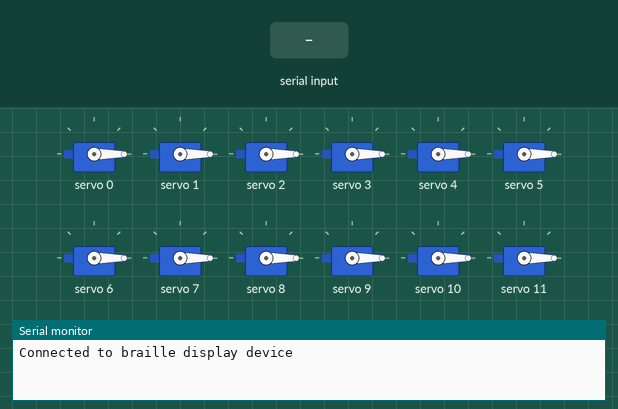
Recording of a sketch running on a simulated Arduino Uno, built with avr-gcc and run on an emulated ATmega328P. On the bench: 12 × servo, the last lines printed to the serial monitor. The test bench sets the inputs (shaded band).

Above: at 5.9 s.
6.0 s: "b14\n" received over Serial
At 6.8 s:
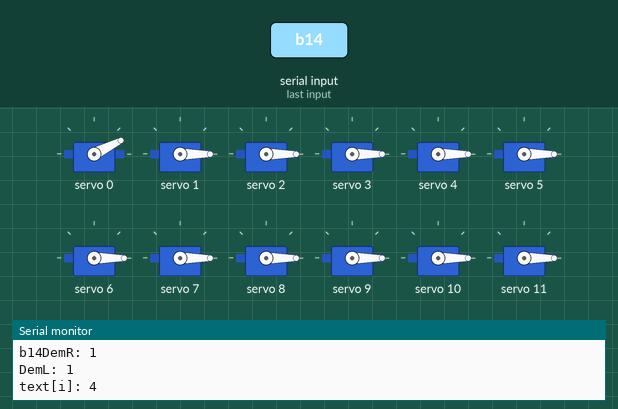
7.6 s: "90,45\n" received over Serial
At 8.1 s:
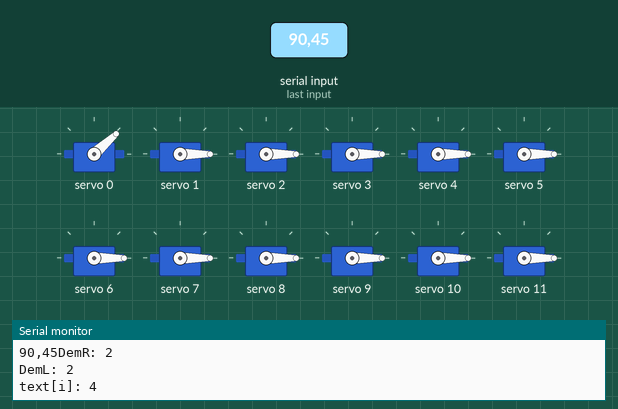
9.2 s: "k,45\n" received over Serial
At 10.5 s:
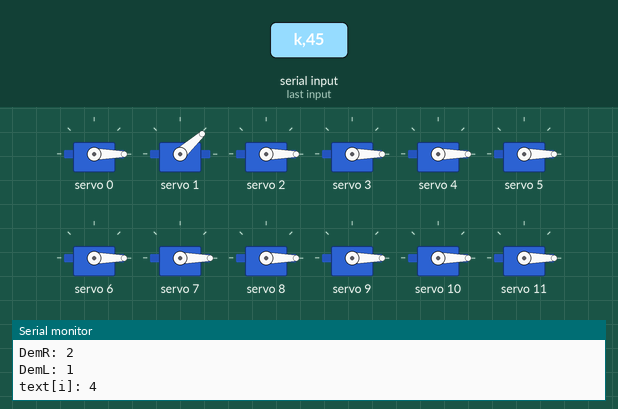
10.8 s: "l,45\n" received over Serial
At 11.7 s:
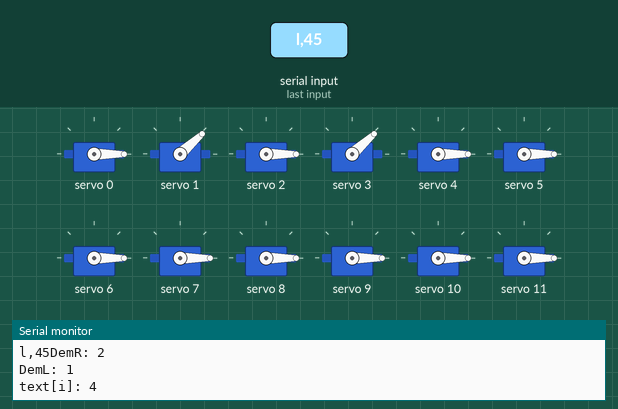
12.4 s: "m,45\n" received over Serial
At 12.9 s:
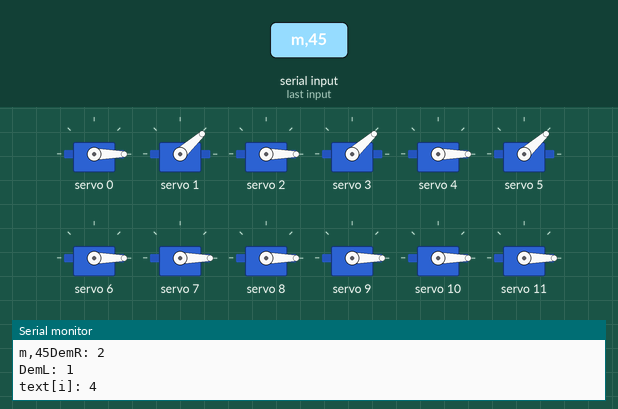
14.0 s: "n,45\n" received over Serial
At 15.3 s:
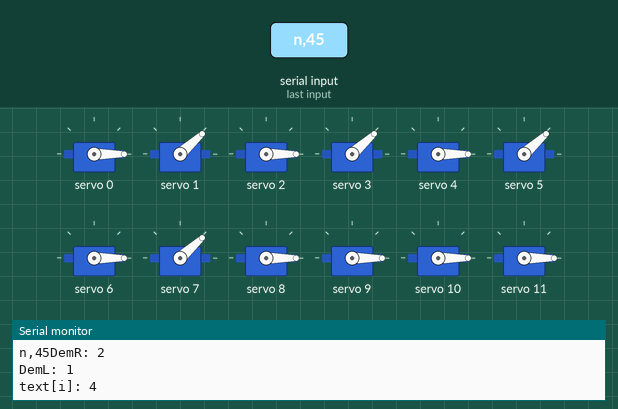
Timing chart, 0 to 16.6 s (numbered marks = the images above; inputs shaded):
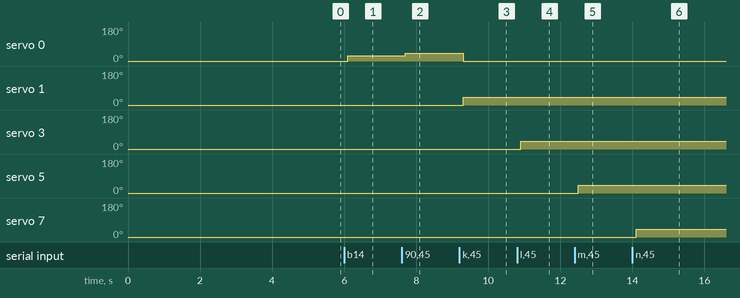

Measured:
- after the input at 6.0 s, servo 0: 0° → 27° after 0.10 s
- after the input at 7.6 s, servo 0: 27° → 42° after 0.10 s
- after the input at 9.2 s, servo 0: 42° → 0° after 0.10 s; servo 1: 0° → 42° after 0.10 s
- after the input at 10.8 s, servo 3: 0° → 42° after 0.10 s
- after the input at 12.4 s, servo 5: 0° → 42° after 0.10 s
- after the input at 14.0 s, servo 7: 0° → 42° after 0.10 s

The sketch:

FullBraille.ino
```cpp
#include <Keypad.h>
#include <Arduino.h>
#include <Wire.h>
#include <Adafruit_PWMServoDriver.h>

//Khai báo Servo
Adafruit_PWMServoDriver mod_1 = Adafruit_PWMServoDriver(0x40);
#define SERVOMIN 90  //độ dài xung tối thiểu; xung PPM
#define SERVOMAX 600

int servo_pin1;
int servo_pin2;

int servo_pin[16] = { 0, 1, 2, 3, 4, 5, 6, 7, 8, 9, 10, 11, 12, 13, 14, 15 };
int Servo_pos1[8] = { 0, 140, 63, 53, 48, 80, 100, 40 };
int Servo_pos2[8] = { 0, 40, 53, 63, 70, 90, 106, 148 };

int topulse(int goc) {  //chuyển góc thành xung
  int xung = map(goc, 0, 180, SERVOMIN, SERVOMAX);
  return xung;
}

void Zero_degree_set(int pos) {
  for (int i = 0; i < 16; i++) {
    delay(100);
    mod_1.setPWM(i, 0, topulse(pos));
  }
}

//Khai báo Keypad
const byte ROWS = 4;  //four rows
const byte COLS = 2;  //four columns
const byte led = 2;
char hexaKeys[ROWS][COLS] = {
  { '1', '5' },
  { '2', '6' },
  { '3', '7' },
  { '4', '8' }
};
byte rowPins[ROWS] = { 6, 5, 4, 3 };  //connect to the row pinouts of the keypad
byte colPins[COLS] = { 7, 8 };        //connect to the column pinouts of the keypad
Keypad customKeypad = Keypad(makeKeymap(hexaKeys), rowPins, colPins, ROWS, COLS);

// Các biến trong chương trình này
int val;
int dem = 0;
int status = 1;
char customKey;
String test = "";
String data = "hello";
int demR = 0, demL = 0;

void setup() {
  Serial.begin(115200);
  Serial.println("Connected to braille display device");

  mod_1.begin();
  mod_1.setOscillatorFrequency(27000000);
  mod_1.setPWMFreq(60);
  delay(100);
  Zero_degree_set(13);
  delay(3000);
}

void loop() {
  if (Serial.available()) {
    String data = Serial.readStringUntil('\n');
    //String data = "b14";
    Serial.print(data);
    servo_pin_setup(data);
    delay(100);
    braille_display(data);
    delay(100);
    keypad_encode();
  }
}

void servo_pin_setup(String data) {
  data = data;
  if (data[0] == 'k') {
    servo_pin1 = servo_pin[0];
    servo_pin2 = servo_pin[1];
    Serial.print("Servo2: ");
    Serial.println(servo_pin2);
    Serial.print("Servo1: ");
    Serial.println(servo_pin1);
  } else if (data[0] == 'l') {
    servo_pin1 = servo_pin[2];
    servo_pin2 = servo_pin[3];
  } else if (data[0] == 'm') {
    servo_pin1 = servo_pin[4];
    servo_pin2 = servo_pin[5];
  } else if (data[0] == 'n') {
    servo_pin1 = servo_pin[6];
    servo_pin2 = servo_pin[7];
  } else if (data[0] == 'o') {
    servo_pin1 = servo_pin[8];
    servo_pin2 = servo_pin[9];
  } else if (data[0] == 'p') {
    servo_pin1 = servo_pin[10];
    servo_pin2 = servo_pin[11];
  } else if (data[0] == 'q') {
    servo_pin1 = servo_pin[12];
    servo_pin2 = servo_pin[13];
  } else if (data[0] == 'r') {
    servo_pin1 = servo_pin[14];
    servo_pin2 = servo_pin[15];
  }
}

void braille_display(String data) {
  data = data;
  int demR = 0, demL = 0;
  char text[data.length()];

  for (int i = 0; i < data.length(); i++) {
    text[i] = data[i];
  }

  //123
  int i = 1;
  if (((int)text[i] - 48) < 4) {
    if (text[i] == '1' && text[i + 1] != '2' && text[i + 1] != '3') {
      mod_1.setPWM(servo_pin1, 0, topulse(Servo_pos1[1]));

    } else if (text[i] == '1' && text[i + 1] == '2' && text[i + 2] != '3') {

      mod_1.setPWM(servo_pin1, 0, topulse(Servo_pos1[2]));

    } else if (text[i] == '1' && text[i + 1] == '2' && text[i + 2] == '3') {
      mod_1.setPWM(servo_pin1, 0, topulse(Servo_pos1[3]));

    } else if (text[i] == '2' && text[i + 1] == '3') {
      mod_1.setPWM(servo_pin1, 0, topulse(Servo_pos1[4]));

    } else if (text[i] == '3') {
      mod_1.setPWM(servo_pin1, 0, topulse(Servo_pos1[7]));

    } else if (text[i] == '1' && text[i + 1] == '3') {
      mod_1.setPWM(servo_pin1, 0, topulse(Servo_pos1[5]));

    } else if (text[i] == '2' && text[i + 1] != '3') {
      mod_1.setPWM(servo_pin1, 0, topulse(Servo_pos1[6]));

    } else {
      mod_1.setPWM(servo_pin1, 0, topulse(Servo_pos1[0]));
    }

    //456

    for (int i = 1; i < data.length(); i++) {
      if (((int)text[i] - 48) > 3) {
        demR += 1;
      }
      if (((int)text[i] - 48) < 4) {
        demL += 1;
      }
    }

    i = demL + 1;
    Serial.print("DemR: ");
    Serial.println(demR);
    Serial.print("DemL: ");
    Serial.println(demL);
    Serial.print("text[i]: ");
    Serial.println(text[i]);

    if (demR == 1) {
      if (text[i] == '4') {
        mod_1.setPWM(servo_pin2, 0, topulse(Servo_pos2[1]));

      } else if (text[i] == '5') {
        mod_1.setPWM(servo_pin2, 0, topulse(Servo_pos2[6]));

      } else if (text[i] == '6') {
        mod_1.setPWM(servo_pin2, 0, topulse(Servo_pos2[7]));
      }
    } else if (demR == 2) {
      if (text[i] == '4' && text[i + 1] == '5') {
        mod_1.setPWM(servo_pin2, 0, topulse(Servo_pos2[2]));

      } else if (text[i] == '5' && text[i + 1] == '6') {
        mod_1.setPWM(servo_pin2, 0, topulse(Servo_pos2[4]));

      } else if (text[i] == '4' && text[i + 1] == '6') {
        mod_1.setPWM(servo_pin2, 0, topulse(Servo_pos2[5]));
      }
    } else if (text[i] == '4' && text[i + 1] == '5' && text[i + 2] == '6') {
      mod_1.setPWM(servo_pin2, 0, topulse(Servo_pos2[3]));

    } else {
      mod_1.setPWM(servo_pin2, 0, topulse(Servo_pos2[0]));
    }
  }
}

void keypad_encode() {
  customKey = customKeypad.getKey();

  if (customKey) {
    switch (customKey) {
      case '1':
        data = "DETECT";
        break;
      case '2':
        data = "LESSONS";
        break;
      case '3':
        data = "NEXT";
        break;
      case '4':
        data = "BACK";
        break;
      case '5':
        data = "RIGHT";
        break;
      case '6':
        data = "LEFT";
        break;
      case '7':
        data = "E";
        break;
      case '8':
        data = "OFF";
        break;
    }
    Serial.println(data);
  }
}
```
